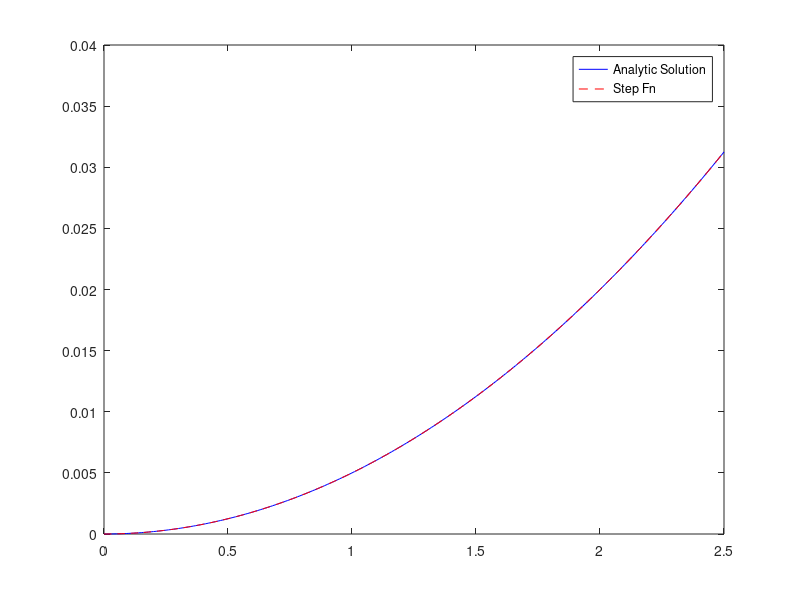
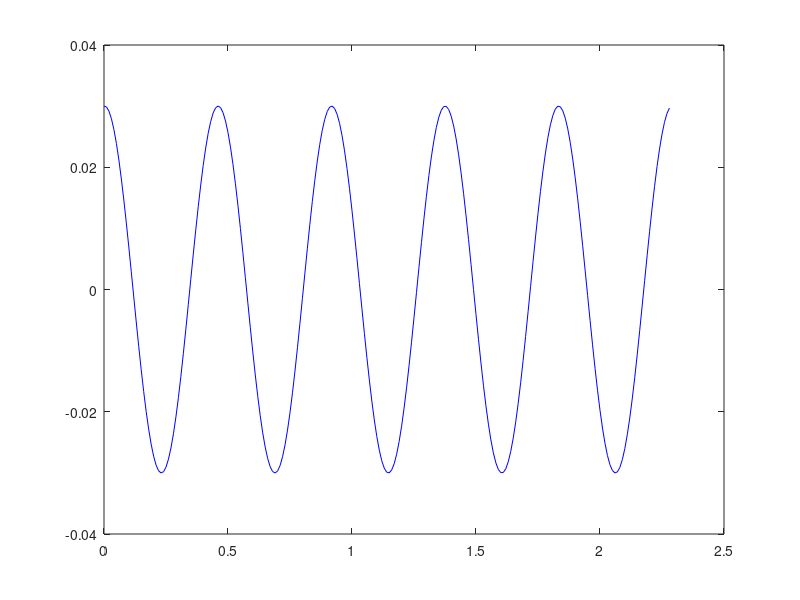

MATLAB code for these plots, in order:
% 24-352 Spring 2020
% HW2
% Emma Benjaminson

%% 

clear all ; close all ; clc ; 

%% Q1

t = (0:0.01:2.5)' ; 
y = (t.^2) ./ 200 ;

s = tf('s') ; 
Ys = 1 / (100 * (s^2)) ; 
[Yt, tstep] = step(Ys,t) ; 

figure(1)
plot(t, y, '-b') 
hold on
plot(tstep, Yt, '--r') 
legend('Analytic Solution','Step Fn') 

%% Q2 

l1 = 0.75 ; 
l2 = 1.65 ; 
k = 420 ; 
theta0 = 0.03 ; 
omega0 = 0.015 ; 
m = 2.5 ; 
g = 9.8 ; 

omegan = sqrt( ( (m*g*(l1 + l2)) + k*( (l1^2) + (l1 + l2)^2 ) ) / (m * (l1 + l2)^2) ) ; 
T = (2*pi) / omegan ; 

t = 0:0.01:(5*T) ; 
y = theta0 * cos(omegan*t) + (omega0 / omegan) * sin(omegan*t) ; 

figure(2) 
plot(t,y,'-b')




